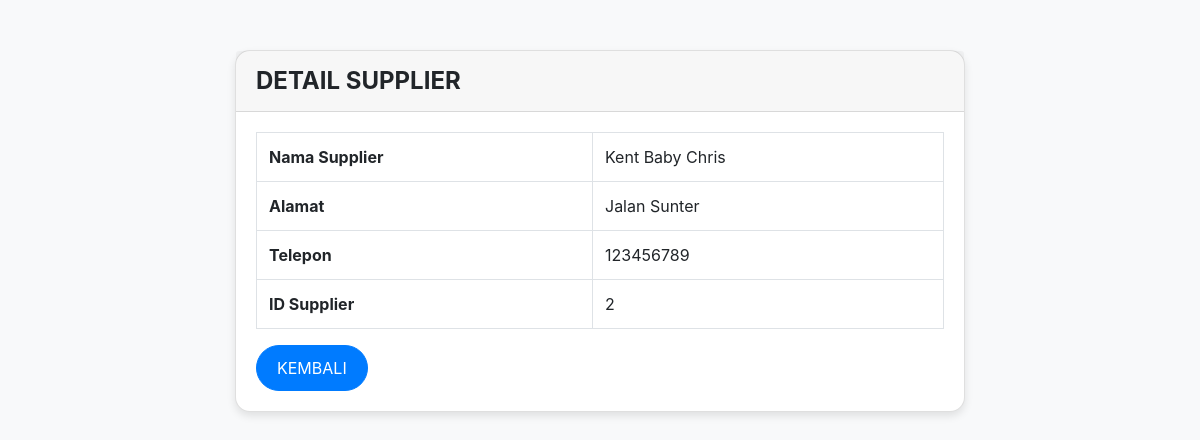
/supplier/lihat-supplier.php?id=2, run on the app's committed database.
### tables this page shows
CREATE TABLE `supplier` (
  `id` int NOT NULL AUTO_INCREMENT,
  `nama_suplier` varchar(100) DEFAULT NULL,
  `alamat` varchar(100) DEFAULT NULL,
  `telepon` varchar(100) DEFAULT NULL,
  PRIMARY KEY (`id`)
);

### supplier/lihat-supplier.php (the view, shortened to what this page needs)
<?php
include('../koneksi.php');
$id_supplier = $_GET['id'];
$query = "SELECT * FROM supplier WHERE id = '$id_supplier'";
$result = mysqli_query($connection, $query);
$supplier = mysqli_fetch_assoc($result);
?>
<!DOCTYPE html>
<html lang="en">
<head>
    <link rel="stylesheet" href="https://stackpath.bootstrapcdn.com/bootstrap/4.4.1/css/bootstrap.min.css">
    <link rel="stylesheet" href="../style.css">
</head>
<body>
<div class="container" style="margin-top: 50px;">
    <div class="row">
        <div class="col-md-8 offset-md-2">
            <div class="card">
                <div class="card-header">DETAIL SUPPLIER</div>
                <div class="card-body">
                    <table class="table table-bordered">
                        <tr>
                            <th>Nama Supplier</th>
                            <td><?php echo $supplier['nama_suplier']; ?></td>
                        </tr>
                        <tr>
                            <th>Alamat</th>
                            <td><?php echo $supplier['alamat']; ?></td>
                        </tr>
                        <tr>
                            <th>Telepon</th>
                            <td><?php echo $supplier['telepon']; ?></td>
                        </tr>
                        <tr>
                            <th>ID Supplier</th>
                            <td><?php echo $supplier['id']; ?></td>
                        </tr>
                    </table>
                    <a href="index-supplier.php" class="btn btn-primary">KEMBALI</a>
                </div>
            </div>
        </div>
    </div>
</div>
</body>
</html>

### style.css (style rules this page uses)
body { background-color: #f8f9fa; }
.container { margin-top: 80px; }
.card { border-radius: 15px; box-shadow: 0 4px 8px rgba(0, 0, 0, 0.1); transition: transform 0.3s; }
.btn { border-radius: 50px; padding: 10px 20px; display: inline-block; }
.btn-primary, .btn-success, .btn-danger, .btn-info { border-radius: 50px; }
.card-header { font-size: 1.5rem; font-weight: bold; }

### data on the page
supplier: nama_suplier "Kent Baby Chris", alamat "Jalan Sunter", telepon "123456789", id "2"
